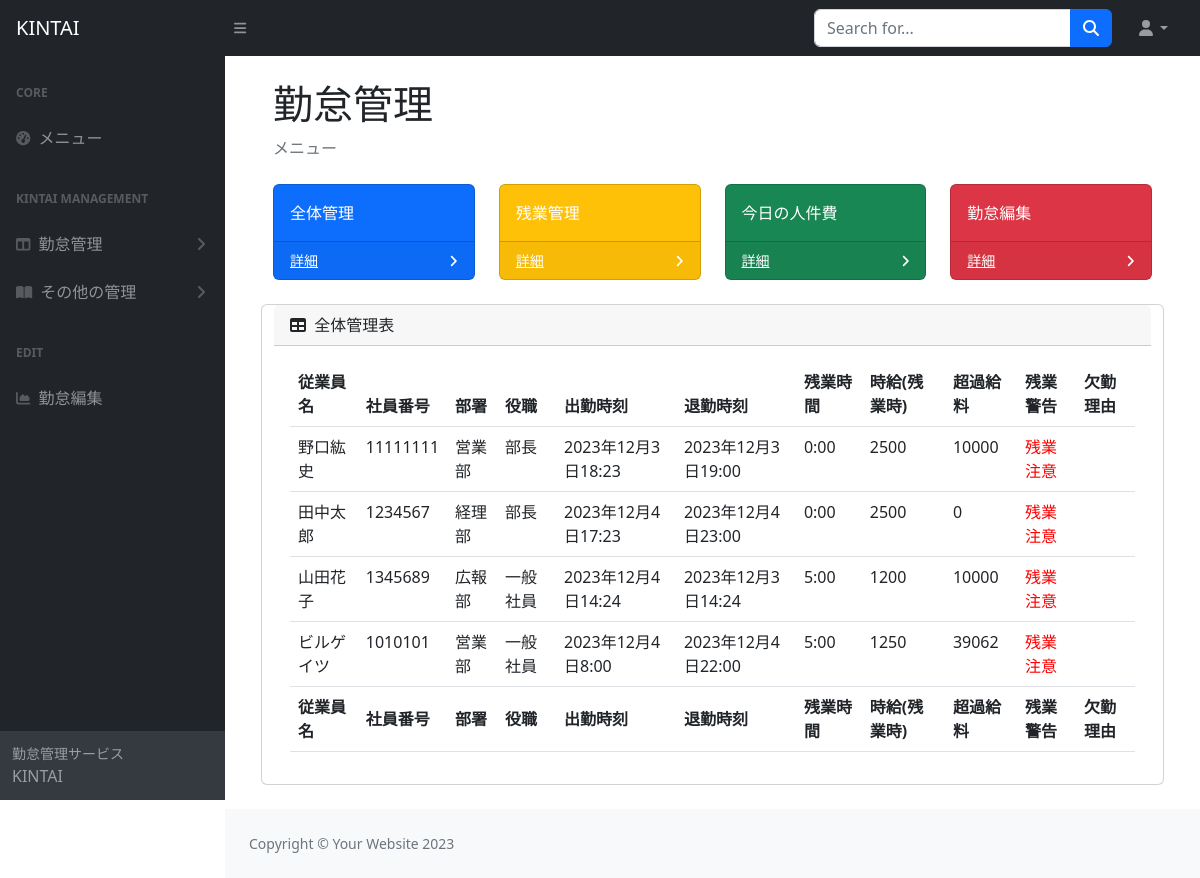
Page /top/kintai/ on the earlier database version.
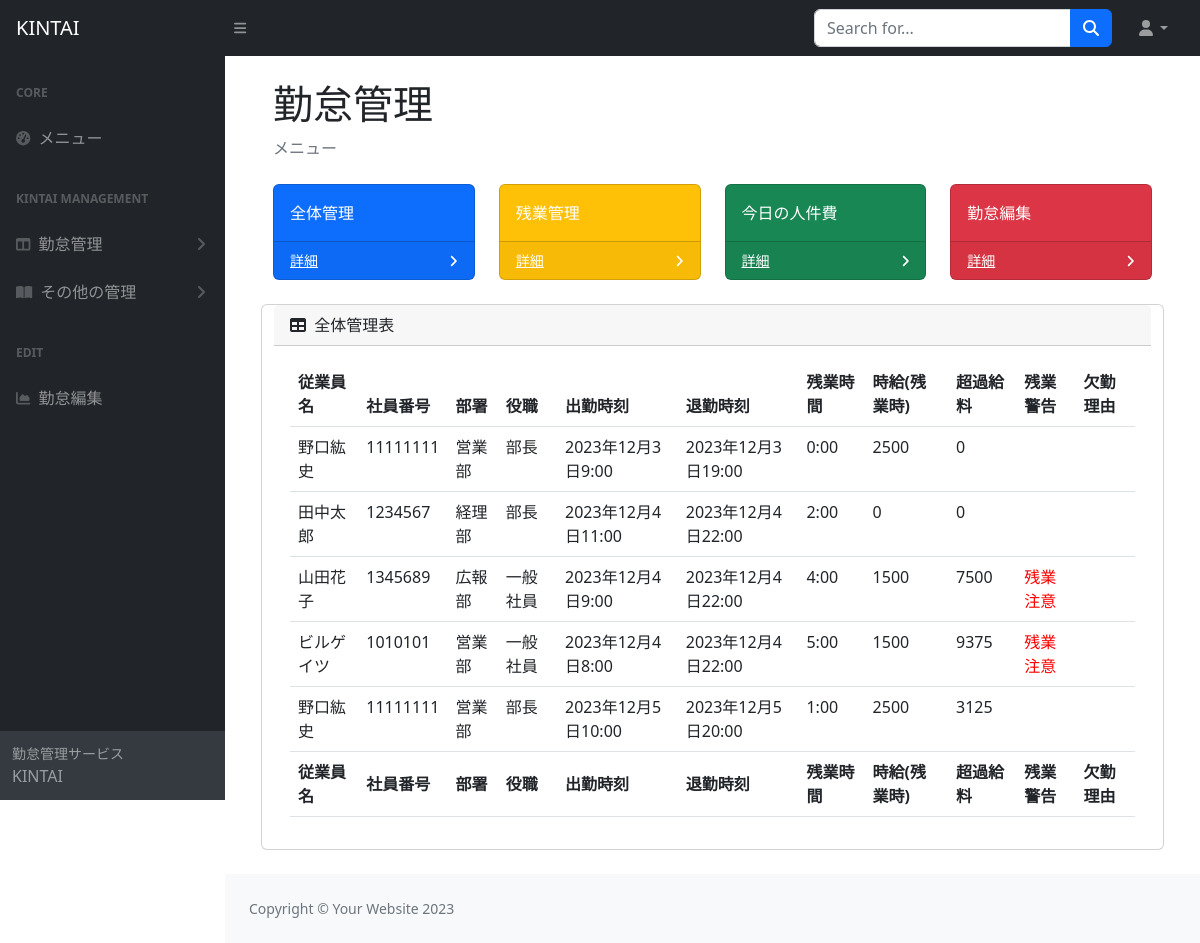
Same page on the later database version.
### kintai/models.py (models this page shows, shortened)
class KintaiModel(models.Model):
  employee = models.ForeignKey(
    Employee,
    on_delete = models.PROTECT,
    verbose_name ='従業員',
    default = None,
  )
  checkin = models.DateTimeField(
    verbose_name = '出勤時刻'
  )
  checkout = models.DateTimeField(
    verbose_name ='退勤時刻'
  )
  overtime = models.TimeField(
    verbose_name ='残業時間',
    default = '0:00:00'
  )
  hourlypaycheck = models.IntegerField(
      verbose_name="時給(残業時)",
  )
  overpaycheck = models.IntegerField(
    verbose_name = '超過給料'
  )
  """
  overtimealert = models.CharField(
    verbose_name = '残業警告',
    max_length=50,
    default='問題なし',
    blank = True,
  )
  """
  @property
  def overtimealert(self):
    overtime = (self.checkout - self.checkin - datetime.timedelta(hours=9)).seconds
    overtimetarget = (Overtimetarget.objects.last().name.hour * 60 + Overtimetarget.objects.last().name.minute) * 60
    if overtime >= overtimetarget:
      return '残業注意'
    else:
      return ''
  reasonforabsense = models.CharField(
    max_length=50,
    verbose_name = '欠勤理由',
    blank = True,
  )

class Employee(models.Model):
  name = models.CharField(
  max_length=50,
  verbose_name ='従業員名'
  )
  number = models.IntegerField(
  verbose_name ='従業員番号'
  )
  department = models.ForeignKey(
    Department,
    on_delete = models.PROTECT,
    verbose_name="部署名",
    default = None,
    )
  position = models.ForeignKey(
    Position,
    on_delete = models.PROTECT,
    verbose_name="役職名",
    default = None,
    )

class Department(models.Model):
  name = models.CharField(
      verbose_name="部署名",
      max_length=50,
      )
  def __str__(self):
    return self.name

class Position(models.Model):
  name = models.CharField(
    verbose_name="役職名",
    max_length=50,
  )
  def __str__(self):
    return self.name

class Overtimetarget(models.Model):
  name = models.TimeField(
   verbose_name='目標残業時間',
   default = '0:00:00',
  )

### kintai/views.py (the view)
# urls.py: path('kintai/', views.kintaitopfunc, name='kintaitop'),
def kintaitopfunc(request):
  kintaidata = KintaiModel.objects.all()
  overtimetarget = Overtimetarget.objects.last()
  return render(request, 'kintaiapp/index.html', {'kintaidata':kintaidata, 'overtimetarget':overtimetarget})

### kintai/templates/kintaiapp/index.html
{% extends 'base.html' %}
{% block content %}
<main>
  <div class="container-fluid px-4">
    <h1 class="mt-4">勤怠管理</h1>
    <ol class="breadcrumb mb-4">
      <li class="breadcrumb-item active">メニュー</li>
    </ol>
    <div class="row">
      <div class="col-xl-3 col-md-6">
        <div class="card bg-primary text-white mb-4">
          <div class="card-body">全体管理</div>
          <div class="card-footer d-flex align-items-center justify-content-between">
            <a class="small text-white stretched-link" href="{% url 'allmanagement'%}">詳細</a>
            <div class="small text-white"><i class="fas fa-angle-right"></i></div>
          </div>
        </div>
      </div>
      <div class="col-xl-3 col-md-6">
        <div class="card bg-warning text-white mb-4">
          <div class="card-body">残業管理</div>
          <div class="card-footer d-flex align-items-center justify-content-between">
            <a class="small text-white stretched-link" href="{% url 'overtime' %}">詳細</a>
            <div class="small text-white"><i class="fas fa-angle-right"></i></div>
          </div>
        </div>
      </div>
      <div class="col-xl-3 col-md-6">
        <div class="card bg-success text-white mb-4">
          <div class="card-body">今日の人件費</div>
          <div class="card-footer d-flex align-items-center justify-content-between">
            <a class="small text-white stretched-link" href="{% url 'todaycost' %}">詳細</a>
            <div class="small text-white"><i class="fas fa-angle-right"></i></div>
          </div>
        </div>
      </div>
      <div class="col-xl-3 col-md-6">
        <div class="card bg-danger text-white mb-4">
          <div class="card-body">勤怠編集</div>
          <div class="card-footer d-flex align-items-center justify-content-between">
            <a class="small text-white stretched-link" href="{% url 'edit' %}">詳細</a>
            <div class="small text-white"><i class="fas fa-angle-right"></i></div>
          </div>
        </div>
      </div>
    </div>
    <div class="row">
      <div class="card mb-4">
        <div class="card-header">
          <i class="fas fa-table me-1"></i>
          全体管理表
        </div>
        <div class="card-body">
          <table class="table" id="datatablesSimple">
            <thead>
              <tr>
                <th>従業員名</th>
                <th>社員番号</th>
                <th>部署</th>
                <th>役職</th>
                <th>出勤時刻</th>
                <th>退勤時刻</th>
                <th>残業時間</th>
                <th>時給(残業時)</th>
                <th>超過給料</th>
                <th>残業警告</th>
                <th>欠勤理由</th>
              </tr>
            </thead>
            <tfoot>
              <tr>
                <th>従業員名</th>
                <th>社員番号</th>
                <th>部署</th>
                <th>役職</th>
                <th>出勤時刻</th>
                <th>退勤時刻</th>
                <th>残業時間</th>
                <th>時給(残業時)</th>
                <th>超過給料</th>
                <th>残業警告</th>
                <th>欠勤理由</th>
              </tr>
            </tfoot>
            <tbody>
              {% for item in kintaidata %}
              <tr>
                <td>{{ item.employee.name }}</td>
                <td>{{ item.employee.number }}</td>
                <td>{{ item.employee.department }}</td>
                <td>{{ item.employee.position }}</td>
                <td>{{ item.checkin }}</td>
                <td>{{ item.checkout }}</td>
                <td>{{ item.overtime }}</td>
                <td>{{ item.hourlypaycheck }}</td>
                <td>{{ item.overpaycheck }}</td>
                <td style="color: red">{{ item.overtimealert }}</td>
                <td>{{ item.reasonforabsense }}</td>
              </tr>
              {% endfor %}
            </tbody>
          </table>
        </div>
      </div>
    </div>
</main>
{% endblock %}

### templates/base.html (shortened to what this page needs)
{% load static %}
<!DOCTYPE html>
<html lang="ja">
    <head>
        <link href="https://cdn.jsdelivr.net/npm/simple-datatables@7.1.2/dist/style.min.css" rel="stylesheet" />
        <link href="{% static 'style.css' %}" rel="stylesheet" />
    </head>
    <body class="sb-nav-fixed">
        <nav class="sb-topnav navbar navbar-expand navbar-dark bg-dark">
            <a class="navbar-brand ps-3" href="index.html">KINTAI</a>
            <button class="btn btn-link btn-sm order-1 order-lg-0 me-4 me-lg-0" id="sidebarToggle" href="#!"><i class="fas fa-bars"></i></button>
            <form class="d-none d-md-inline-block form-inline ms-auto me-0 me-md-3 my-2 my-md-0">
                <div class="input-group">
                    <input class="form-control" type="text" placeholder="Search for..." aria-label="Search for..." aria-describedby="btnNavbarSearch" />
                    <button class="btn btn-primary" id="btnNavbarSearch" type="button"><i class="fas fa-search"></i></button>
                </div>
            </form>
            <ul class="navbar-nav ms-auto ms-md-0 me-3 me-lg-4">
                <li class="nav-item dropdown">
                    <a class="nav-link dropdown-toggle" id="navbarDropdown" href="#" role="button" data-bs-toggle="dropdown" aria-expanded="false"><i class="fas fa-user fa-fw"></i></a>
                </li>
            </ul>
        </nav>
        <div id="layoutSidenav">
            <div id="layoutSidenav_nav">
                <nav class="sb-sidenav accordion sb-sidenav-dark" id="sidenavAccordion">
                    <div class="sb-sidenav-menu">
                        <div class="nav">
                            <div class="sb-sidenav-menu-heading">Core</div>
                            <a class="nav-link" href="{% url 'kintaitop' %}">
                                <div class="sb-nav-link-icon"><i class="fas fa-tachometer-alt"></i></div>
                                メニュー
                            </a>
                            <div class="sb-sidenav-menu-heading">KINTAI management</div>
                            <a class="nav-link collapsed" href="" data-bs-toggle="collapse" data-bs-target="#collapseLayouts" aria-expanded="false" aria-controls="collapseLayouts">
                                <div class="sb-nav-link-icon"><i class="fas fa-columns"></i></div>
                                勤怠管理
                                <div class="sb-sidenav-collapse-arrow"><i class="fas fa-angle-down"></i></div>
                            </a>
                            <a class="nav-link collapsed" href="#" data-bs-toggle="collapse" data-bs-target="#collapsePages" aria-expanded="false" aria-controls="collapsePages">
                                <div class="sb-nav-link-icon"><i class="fas fa-book-open"></i></div>
                                その他の管理
                                <div class="sb-sidenav-collapse-arrow"><i class="fas fa-angle-down"></i></div>
                            </a>
                            <div class="sb-sidenav-menu-heading">EDIT</div>
                            <a class="nav-link" href="{% url 'edit' %}">
                                <div class="sb-nav-link-icon"><i class="fas fa-chart-area"></i></div>
                                勤怠編集
                            </a>
                        </div>
                    </div>
                    <div class="sb-sidenav-footer">
                        <div class="small">勤怠管理サービス</div>
                        KINTAI
                    </div>
                </nav>
            </div>
            <div id="layoutSidenav_content">
                <main>
                    <div class="container-fluid px-4">
                      {% block content %}
                      {% endblock %}
                    </div>
                </main>
                <footer class="py-4 bg-light mt-auto">
                    <div class="container-fluid px-4">
                        <div class="d-flex align-items-center justify-content-between small">
                            <div class="text-muted">Copyright &copy; Your Website 2023</div>
                        </div>
                    </div>
                </footer>
            </div>
        </div>
    </body>
</html>

Differences in the rows shown:
changed KintaiModel (number 1 of 5 on the later page): checkin "2023年12月3日18:23" → "2023年12月3日9:00"; overpaycheck "10000" → "0"; overtimealert "残業注意" → (not shown)
changed KintaiModel "田中太郎": checkin "2023年12月4日17:23" → "2023年12月4日11:00"; checkout "2023年12月4日23:00" → "2023年12月4日22:00"; overtime "0:00" → "2:00"; hourlypaycheck "2500" → "0"; overtimealert "残業注意" → (not shown)
changed KintaiModel "山田花子": checkin "2023年12月4日14:24" → "2023年12月4日9:00"; checkout "2023年12月3日14:24" → "2023年12月4日22:00"; overtime "5:00" → "4:00"; hourlypaycheck "1200" → "1500"; overpaycheck "10000" → "7500"
changed KintaiModel "ビルゲイツ": hourlypaycheck "1250" → "1500"; overpaycheck "39062" → "9375"
added KintaiModel: employee.name "野口紘史", employee.number "11111111", employee.department "営業部", employee.position "部長", checkin "2023年12月5日10:00", checkout "2023年12月5日20:00", overtime "1:00", hourlypaycheck "2500", overpaycheck "3125"
